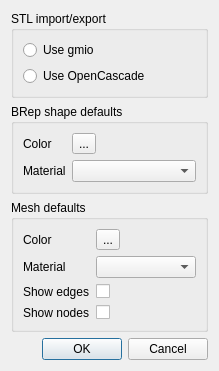
<?xml version="1.0" encoding="UTF-8"?>
<ui version="4.0">
 <class>Mayo::OptionsDialog</class>
 <widget class="QDialog" name="Mayo::OptionsDialog">
  <property name="geometry">
   <rect>
    <x>0</x>
    <y>0</y>
    <width>219</width>
    <height>332</height>
   </rect>
  </property>
  <property name="windowTitle">
   <string>Dialog</string>
  </property>
  <layout class="QVBoxLayout" name="verticalLayout_2">
   <item>
    <widget class="QGroupBox" name="groupBox_StlIo">
     <property name="title">
      <string>STL import/export</string>
     </property>
     <layout class="QVBoxLayout" name="verticalLayout">
      <item>
       <widget class="QRadioButton" name="radioBtn_UseGmio">
        <property name="text">
         <string>Use gmio</string>
        </property>
       </widget>
      </item>
      <item>
       <widget class="QRadioButton" name="radioBtn_UseOcc">
        <property name="text">
         <string>Use OpenCascade</string>
        </property>
       </widget>
      </item>
     </layout>
    </widget>
   </item>
   <item>
    <widget class="QGroupBox" name="groupBox_BRepShapeGpx">
     <property name="title">
      <string>BRep shape defaults</string>
     </property>
     <layout class="QFormLayout" name="formLayout">
      <item row="0" column="0">
       <widget class="QLabel" name="label">
        <property name="text">
         <string>Color</string>
        </property>
       </widget>
      </item>
      <item row="0" column="1">
       <widget class="QToolButton" name="toolBtn_BRepShapeDefaultColor">
        <property name="text">
         <string>...</string>
        </property>
       </widget>
      </item>
      <item row="1" column="0">
       <widget class="QLabel" name="label_2">
        <property name="text">
         <string>Material</string>
        </property>
       </widget>
      </item>
      <item row="1" column="1">
       <widget class="QComboBox" name="comboBox_BRepShapeDefaultMaterial"/>
      </item>
     </layout>
    </widget>
   </item>
   <item>
    <widget class="QGroupBox" name="groupBox_MeshGpx">
     <property name="title">
      <string>Mesh defaults</string>
     </property>
     <layout class="QFormLayout" name="formLayout_2">
      <item row="0" column="0">
       <widget class="QLabel" name="label_3">
        <property name="text">
         <string>Color</string>
        </property>
       </widget>
      </item>
      <item row="0" column="1">
       <widget class="QToolButton" name="toolBtn_MeshDefaultColor">
        <property name="text">
         <string>...</string>
        </property>
       </widget>
      </item>
      <item row="1" column="0">
       <widget class="QLabel" name="label_4">
        <property name="text">
         <string>Material</string>
        </property>
       </widget>
      </item>
      <item row="1" column="1">
       <widget class="QComboBox" name="comboBox_MeshDefaultMaterial"/>
      </item>
      <item row="2" column="0">
       <widget class="QLabel" name="label_6">
        <property name="text">
         <string>Show edges</string>
        </property>
       </widget>
      </item>
      <item row="2" column="1">
       <widget class="QCheckBox" name="checkBox_MeshShowEdges">
        <property name="text">
         <string/>
        </property>
       </widget>
      </item>
      <item row="3" column="0">
       <widget class="QLabel" name="label_5">
        <property name="text">
         <string>Show nodes</string>
        </property>
       </widget>
      </item>
      <item row="3" column="1">
       <widget class="QCheckBox" name="checkBox_MeshShowNodes">
        <property name="text">
         <string/>
        </property>
       </widget>
      </item>
     </layout>
    </widget>
   </item>
   <item>
    <spacer name="verticalSpacer">
     <property name="orientation">
      <enum>Qt::Vertical</enum>
     </property>
     <property name="sizeHint" stdset="0">
      <size>
       <width>20</width>
       <height>20</height>
      </size>
     </property>
    </spacer>
   </item>
   <item>
    <widget class="QDialogButtonBox" name="buttonBox">
     <property name="orientation">
      <enum>Qt::Horizontal</enum>
     </property>
     <property name="standardButtons">
      <set>QDialogButtonBox::Cancel|QDialogButtonBox::Ok</set>
     </property>
    </widget>
   </item>
  </layout>
 </widget>
 <resources/>
 <connections>
  <connection>
   <sender>buttonBox</sender>
   <signal>accepted()</signal>
   <receiver>Mayo::OptionsDialog</receiver>
   <slot>accept()</slot>
   <hints>
    <hint type="sourcelabel">
     <x>248</x>
     <y>254</y>
    </hint>
    <hint type="destinationlabel">
     <x>157</x>
     <y>274</y>
    </hint>
   </hints>
  </connection>
  <connection>
   <sender>buttonBox</sender>
   <signal>rejected()</signal>
   <receiver>Mayo::OptionsDialog</receiver>
   <slot>reject()</slot>
   <hints>
    <hint type="sourcelabel">
     <x>316</x>
     <y>260</y>
    </hint>
    <hint type="destinationlabel">
     <x>286</x>
     <y>274</y>
    </hint>
   </hints>
  </connection>
 </connections>
</ui>
